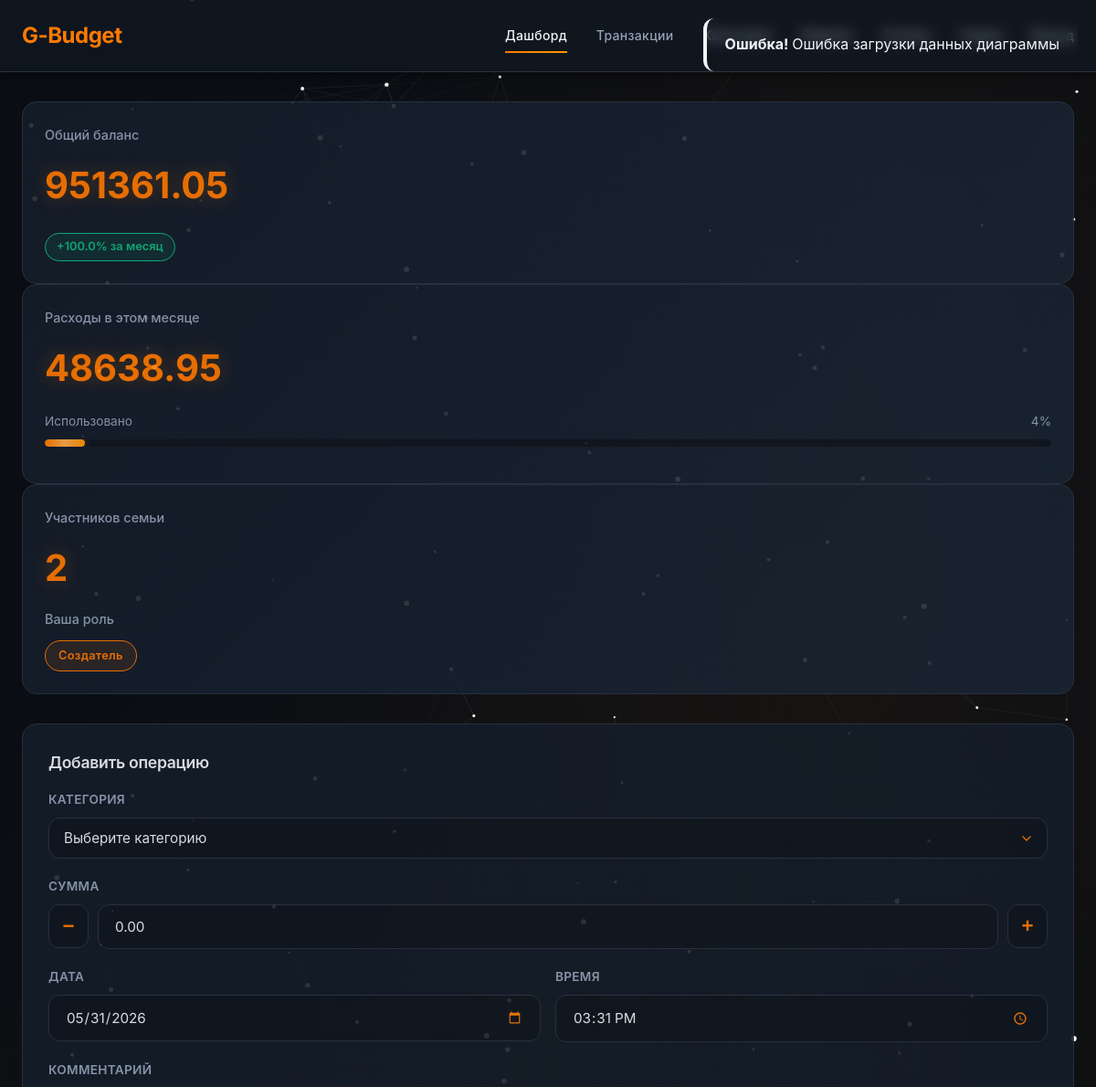
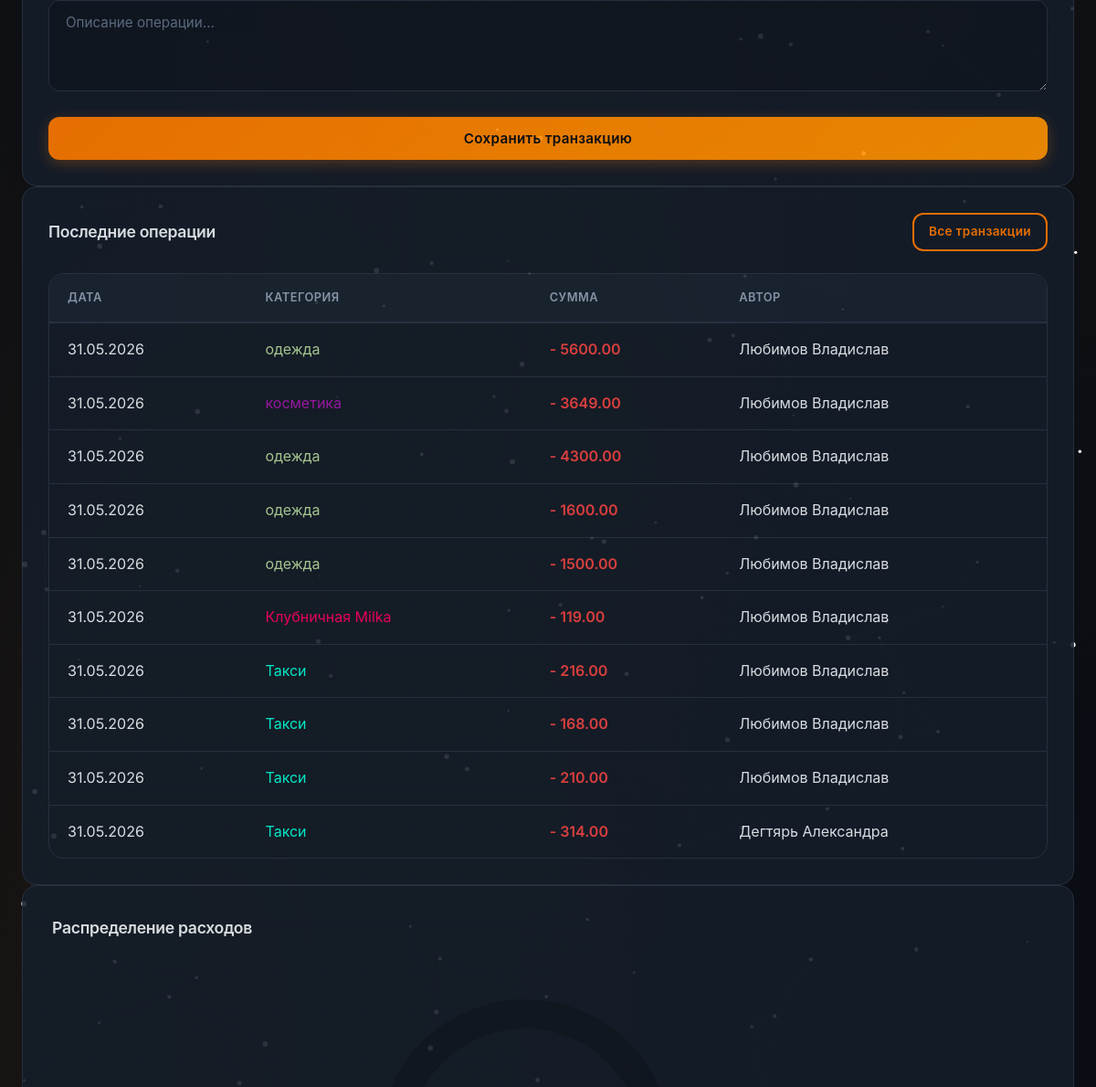
Page /dashboard (signed in, upper part) on the earlier database version (2 pictures, top to bottom).
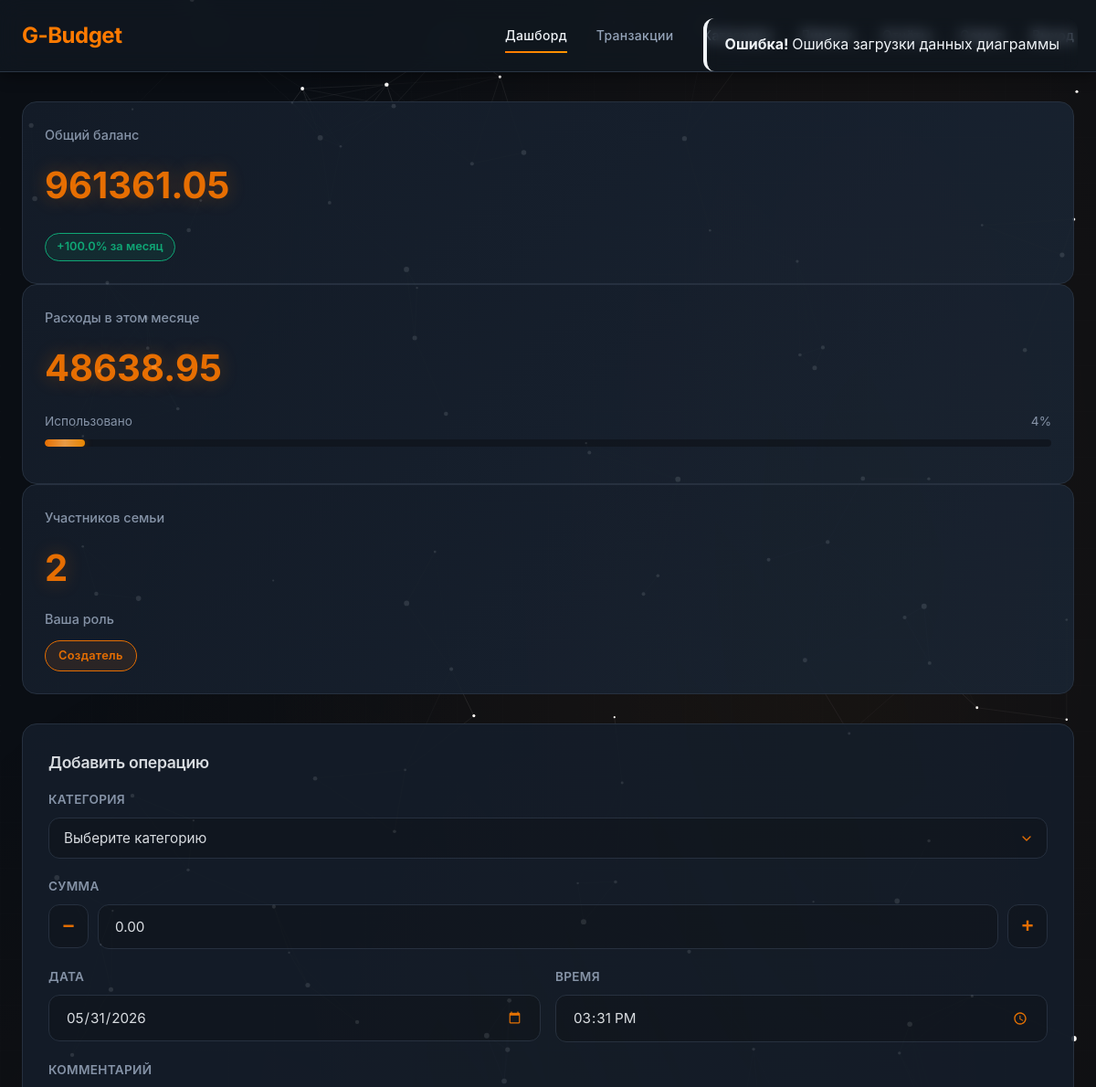
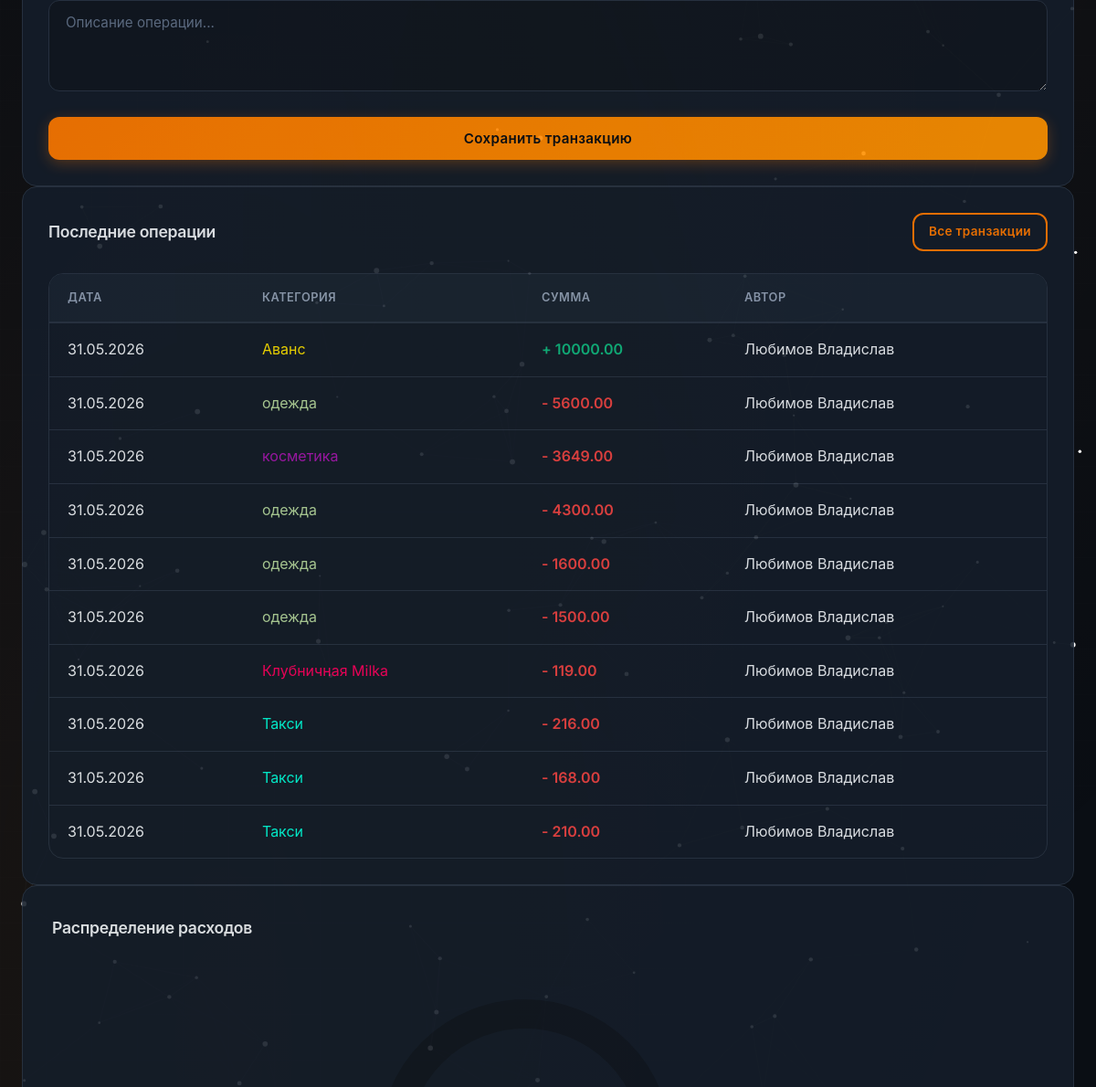
Same page on the later database version (2 pictures, top to bottom).
### app/models.py (models this page shows, shortened)
class Transaction(db.Model):
    id = db.Column(db.Integer, primary_key=True)
    user_id = db.Column(db.Integer, db.ForeignKey('user.id'), nullable=False)
    category_id = db.Column(db.Integer, db.ForeignKey('category.id'), nullable=False)
    amount = db.Column(db.Numeric(10, 2), nullable=False)
    date = db.Column(db.Date, nullable=False, default=datetime.utcnow)
    time = db.Column(db.Time, nullable=False, default=lambda: datetime.utcnow().time())
    comment = db.Column(db.String(255))

class Category(db.Model):
    id = db.Column(db.Integer, primary_key=True)
    family_id = db.Column(db.Integer, db.ForeignKey('family.id'), nullable=False)
    name = db.Column(db.String(100), nullable=False)
    parent_id = db.Column(db.Integer, db.ForeignKey('category.id'), nullable=True)
    type = db.Column(db.String(10), default='Расход')
    color = db.Column(db.String(7), default='#6c757d')
    is_protected = db.Column(db.Boolean, default=False)
    children = db.relationship('Category', backref=db.backref('parent', remote_side=[id]), lazy='dynamic')
    transactions = db.relationship('Transaction', backref='category', lazy='dynamic')

class User(db.Model, UserMixin):
    id = db.Column(db.Integer, primary_key=True)
    surname = db.Column(db.String(50), nullable=False)
    name = db.Column(db.String(50), nullable=False)
    patronymic = db.Column(db.String(50))
    login = db.Column(db.String(50), unique=True, nullable=False)
    password_hash = db.Column(db.String(255), nullable=False)
    role = db.Column(db.String(20), default='Участник') # Создатель / Администратор / Участник
    reg_date = db.Column(db.Date, default=datetime.utcnow)
    family_id = db.Column(db.Integer, db.ForeignKey('family.id'), nullable=True)
    transactions = db.relationship('Transaction', backref='author', lazy='dynamic', foreign_keys='Transaction.user_id')
    user_plans = db.relationship('UserPlan', backref='owner', lazy='dynamic')

### app/routes.py (the view, shortened to what this page needs)
@main_bp.route('/dashboard')
@login_required
def dashboard():
    if not current_user.family_id:
        return redirect(url_for('main.no_family'))
    now = datetime.now()
    month_start = now.replace(day=1, hour=0, minute=0, second=0, microsecond=0)
    family_users = User.query.filter_by(family_id=current_user.family_id).all()
    user_ids = [u.id for u in family_users]
    month_income = db.session.query(func.sum(Transaction.amount)).filter(
        Transaction.user_id.in_(user_ids),
        Transaction.date >= month_start.date(),
        Transaction.category_id.in_(
            db.session.query(Category.id).filter(Category.type == 'Доход')
        )
    ).scalar() or 0
    month_income = float(month_income)
    month_expenses = db.session.query(func.sum(Transaction.amount)).filter(
        Transaction.user_id.in_(user_ids),
        Transaction.date >= month_start.date(),
        Transaction.category_id.in_(
            db.session.query(Category.id).filter(Category.type == 'Расход')
        )
    ).scalar() or 0
    month_expenses = float(month_expenses)
    balance = month_income - month_expenses
    if month_start.month == 1:
        prev_month_start = month_start.replace(year=month_start.year - 1, month=12)
    else:
        prev_month_start = month_start.replace(month=month_start.month - 1)
    prev_income = db.session.query(func.sum(Transaction.amount)).filter(
        Transaction.user_id.in_(user_ids),
        Transaction.date >= prev_month_start.date(),
        Transaction.date < month_start.date(),
        Transaction.category_id.in_(
            db.session.query(Category.id).filter(Category.type == 'Доход')
        )
    ).scalar() or 0
    prev_income = float(prev_income)
    prev_expenses = db.session.query(func.sum(Transaction.amount)).filter(
        Transaction.user_id.in_(user_ids),
        Transaction.date >= prev_month_start.date(),
        Transaction.date < month_start.date(),
        Transaction.category_id.in_(
            db.session.query(Category.id).filter(Category.type == 'Расход')
        )
    ).scalar() or 0
    prev_expenses = float(prev_expenses)
    prev_balance = prev_income - prev_expenses
    if prev_balance != 0:
        balance_change = ((balance - prev_balance) / abs(prev_balance)) * 100
    else:
        balance_change = 100 if balance > 0 else 0
    last_transactions = Transaction.query.join(User).filter(
        User.family_id == current_user.family_id
    ).order_by(Transaction.date.desc(), Transaction.time.desc()).limit(10).all()
    categories = Category.query.filter_by(family_id=current_user.family_id).order_by(Category.name).all()
    expense_categories = Category.query.filter_by(family_id=current_user.family_id, type='Расход').order_by(
        Category.name).all()
    family_limits = []
    if current_user.role in ['Создатель', 'Администратор']:
        family_plans = FamilyPlan.query.filter_by(family_id=current_user.family_id).all()
    members_count = len(family_users)
    def build_chart_data(category_id=None):
        if category_id:
            current_cat = Category.query.get(category_id)
            if not current_cat or current_cat.family_id != current_user.family_id:
                return {'error': 'Категория не найдена'}
            children = Category.query.filter_by(parent_id=category_id, type='Расход').all()
            current_name = current_cat.name
        else:
            children = Category.query.filter_by(parent_id=None, type='Расход').all()
            current_name = None
        chart_items = []
        total = 0
        for cat in children:
            def get_category_total(category):
                cat_ids = [category.id]
                for child in category.children:
                    cat_ids.extend([c.id for c in child.children] + [child.id])
                amount = db.session.query(func.sum(Transaction.amount)).filter(
                    Transaction.user_id.in_(user_ids),
                    Transaction.category_id.in_(cat_ids),
                    Transaction.date >= month_start.date(),
                    Transaction.category_id.in_(
                        db.session.query(Category.id).filter(Category.type == 'Расход')
                    )
                ).scalar() or 0
                return float(amount)
            value = get_category_total(cat)
            if value > 0:
                total += value
                chart_items.append({
                    'id': cat.id,
                    'name': cat.name,
                    'color': cat.color,
                    'value': value,
                    'has_children': cat.children.count() > 0
                })
        chart_items.sort(key=lambda x: x['value'], reverse=True)
        history = []
        if category_id:
            parent = current_cat.parent
            while parent:
                history.insert(0, parent.id)
                parent = parent.parent
        return {
            'items': chart_items,
            'total': total,
            'current_category_id': category_id,
            'current_category_name': current_name,
            'history': history
        }
    chart_data = build_chart_data()
    return render_template(
        'dashboard.html',
        balance=balance,
        balance_change=balance_change,
        month_expenses=month_expenses,
        expense_percent=int((month_expenses / (month_income or 1)) * 100) if month_income > 0 else 0,
        budget_limit=month_income > 0,
        members_count=members_count,
        last_transactions=last_transactions,
        categories=categories,
        expense_categories=expense_categories,
        family_limits=family_limits,
        chart_data=chart_data
    )

### app/routes.py (called while the page is built)
@login_manager.user_loader
def load_user(user_id):
    return User.query.get(int(user_id))

### app/templates/dashboard.html (shortened to what the changed rows need)
{% extends "base.html" %}
{% block content %}
<div class="grid-3 mb-4" style="gap: 24px">
    <div class="stat-card">
        <div class="stat-label">Общий баланс</div>
        <div class="stat-value">{{ "%.2f"|format(balance) }}</div>
        <div class="stat-change">
            {% if balance_change >= 0 %}
            +{{ "%.1f"|format(balance_change) }}% за месяц
            {% else %}
            {{ "%.1f"|format(balance_change) }}% за месяц
            {% endif %}
        </div>
    </div>
</div>
<div class="grid-2 mb-4">
    <div class="card">
        <div class="table-container">
            <div class="table-wrapper">
                <table>
                    <thead>
                        <tr>
                            <th>Дата</th>
                            <th>Категория</th>
                            <th>Сумма</th>
                            <th>Автор</th>
                        </tr>
                    </thead>
                    <tbody>
                        {% for txn in last_transactions %}
                        <tr>
                            <td>{{ txn.date.strftime('%d.%m.%Y') }}</td>
                            <td style="color: {{ txn.category.color }};">{{ txn.category.name }}</td>
                            <td style="color: {% if txn.category.type == 'Расход' %}var(--error){% else %}var(--success){% endif %}; font-weight: 600;">
                                {% if txn.category.type == 'Расход' %}-{% else %}+{% endif %} {{ "%.2f"|format(txn.amount) }}
                            </td>
                            <td>{{ txn.author.surname }} {{ txn.author.name }}</td>
                        </tr>
                        {% else %}
                        <tr>
                            <td colspan="4" class="text-center text-secondary">Нет транзакций</td>
                        </tr>
                        {% endfor %}
                    </tbody>
                </table>
            </div>
        </div>
    </div>
{% endblock %}

Differences in the rows shown:
no longer on this page (row unchanged): Transaction: date "31.05.2026", category.name "Такси", amount "314.00", author.surname "Дегтярь", author.name "Александра"
added Transaction: date "31.05.2026", category.name "Аванс", amount "10000.00", author.surname "Любимов", author.name "Владислав"
Other differences:
{{ "%.2f"|format(balance) }}: "951361.05" → "961361.05"
